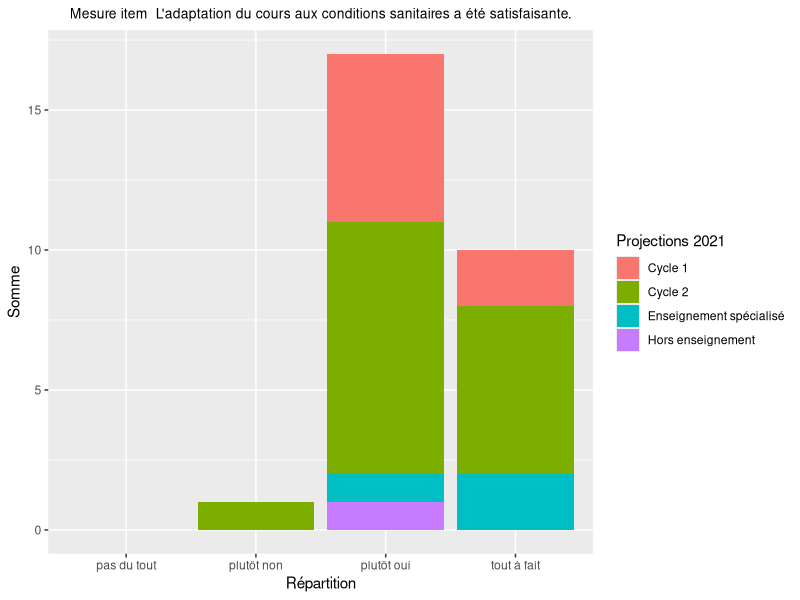

Generate this figure with R:
# Packages
library(readxl)
library(tidyverse)

# Importation des données brutes présentées sous la forme d'un tableau unique.

d <- read_excel("hepvs2021_33_raw.xlsx")
str(d) 

###########################
# Préparation des données #
###########################

d <- d %>% 
  mutate(
         q1 = factor(q1, levels = c("1","2","3","4"), labels = c("pas du tout", "plutôt non", "plutôt oui", "tout à fait")),
         q2 = factor(q2, levels = c("1","2","3","4"), labels = c("pas du tout", "plutôt non", "plutôt oui", "tout à fait")),
         q3 = factor(q3, levels = c("1","2","3","4"), labels = c("pas du tout", "plutôt non", "plutôt oui", "tout à fait")),
         q4 = factor(q4, levels = c("1","2","3","4"), labels = c("pas du tout", "plutôt non", "plutôt oui", "tout à fait")),
  )

##########
# Tables #
##########
sum_ques <- d %>% 
  group_by(tra) %>% 
  summarize(n=n()) %>% 
  ungroup()


#################
# Visualisation #
#################

# Liste des items
items = list("Je suis satisfait·e du cours.",
             "Je suis parvenu·e à transférer les apports du cours en stage.",
             "J'ai le sentiment que ce cours m'a fait progresser en gestion de classe.",
             "L'adaptation du cours aux conditions sanitaires a été satisfaisante."
             )
# Plots en loop par langue

# Liste des noms des variables que l'on veut (q1 à q4 uniquement).
var_list = names(d)[2:5]

# création de la liste pour accueillir les 4 plots
plot_list = list()

for (i in 1:4) {
  p <- d %>% 
    ggplot() +
    aes(fill = tra) +
    aes_string(x = var_list[i]) +
    labs(title = paste("Mesure item ",items[[i]]), y = "Somme") +
    theme(plot.title = element_text(hjust = 0.5, size = 10)) +
    geom_bar() +
    labs(x = "Répartition", fill = "Projections 2021") +
    scale_x_discrete(drop = FALSE) # Forcer l'affichage des catégories vides
    #theme(legend.title = element_blank()) # Pour cacher le titre de la légende
  plot_list[[i]] = p
}
